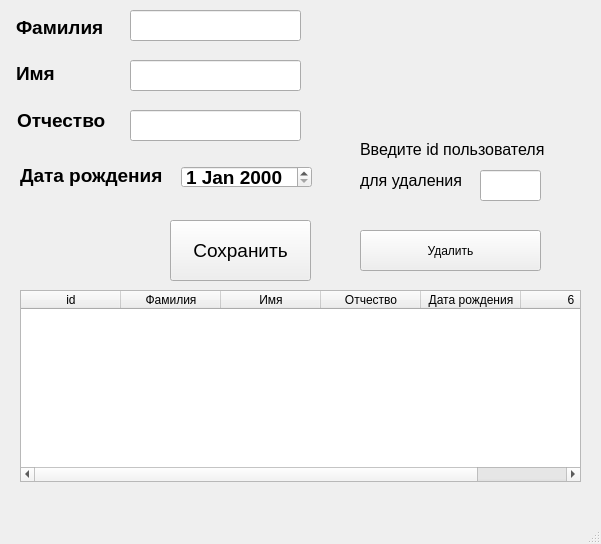
<?xml version="1.0" encoding="UTF-8"?>
<ui version="4.0">
 <class>MainWindow</class>
 <widget class="QMainWindow" name="MainWindow">
  <property name="geometry">
   <rect>
    <x>0</x>
    <y>0</y>
    <width>601</width>
    <height>544</height>
   </rect>
  </property>
  <property name="windowTitle">
   <string>MainWindow</string>
  </property>
  <widget class="QWidget" name="centralwidget">
   <widget class="QLineEdit" name="lineEdit">
    <property name="geometry">
     <rect>
      <x>130</x>
      <y>10</y>
      <width>171</width>
      <height>31</height>
     </rect>
    </property>
    <property name="text">
     <string/>
    </property>
   </widget>
   <widget class="QLineEdit" name="lineEdit_2">
    <property name="geometry">
     <rect>
      <x>130</x>
      <y>60</y>
      <width>171</width>
      <height>31</height>
     </rect>
    </property>
    <property name="text">
     <string/>
    </property>
   </widget>
   <widget class="QLineEdit" name="lineEdit_3">
    <property name="geometry">
     <rect>
      <x>130</x>
      <y>110</y>
      <width>171</width>
      <height>31</height>
     </rect>
    </property>
    <property name="text">
     <string/>
    </property>
   </widget>
   <widget class="QLabel" name="label">
    <property name="geometry">
     <rect>
      <x>16</x>
      <y>12</y>
      <width>91</width>
      <height>31</height>
     </rect>
    </property>
    <property name="font">
     <font>
      <family>Arial</family>
      <pointsize>14</pointsize>
      <weight>75</weight>
      <bold>true</bold>
     </font>
    </property>
    <property name="text">
     <string>Фамилия</string>
    </property>
   </widget>
   <widget class="QLabel" name="label_2">
    <property name="geometry">
     <rect>
      <x>16</x>
      <y>63</y>
      <width>91</width>
      <height>20</height>
     </rect>
    </property>
    <property name="font">
     <font>
      <family>Arial</family>
      <pointsize>14</pointsize>
      <weight>75</weight>
      <bold>true</bold>
     </font>
    </property>
    <property name="text">
     <string>Имя</string>
    </property>
   </widget>
   <widget class="QLabel" name="label_3">
    <property name="geometry">
     <rect>
      <x>17</x>
      <y>105</y>
      <width>91</width>
      <height>31</height>
     </rect>
    </property>
    <property name="font">
     <font>
      <family>Arial</family>
      <pointsize>14</pointsize>
      <weight>75</weight>
      <bold>true</bold>
     </font>
    </property>
    <property name="text">
     <string>Отчество</string>
    </property>
   </widget>
   <widget class="QLabel" name="label_4">
    <property name="geometry">
     <rect>
      <x>20</x>
      <y>160</y>
      <width>151</width>
      <height>31</height>
     </rect>
    </property>
    <property name="font">
     <font>
      <family>Arial</family>
      <pointsize>14</pointsize>
      <weight>75</weight>
      <bold>true</bold>
     </font>
    </property>
    <property name="text">
     <string>Дата рождения</string>
    </property>
   </widget>
   <widget class="QDateEdit" name="dateEdit">
    <property name="geometry">
     <rect>
      <x>181</x>
      <y>166</y>
      <width>131</width>
      <height>22</height>
     </rect>
    </property>
    <property name="font">
     <font>
      <family>Arial</family>
      <pointsize>14</pointsize>
      <weight>75</weight>
      <bold>true</bold>
     </font>
    </property>
   </widget>
   <widget class="QPushButton" name="pushButton">
    <property name="geometry">
     <rect>
      <x>170</x>
      <y>220</y>
      <width>141</width>
      <height>61</height>
     </rect>
    </property>
    <property name="font">
     <font>
      <family>Arial</family>
      <pointsize>14</pointsize>
     </font>
    </property>
    <property name="text">
     <string>Сохранить</string>
    </property>
   </widget>
   <widget class="QTableWidget" name="tableWidget">
    <property name="geometry">
     <rect>
      <x>20</x>
      <y>290</y>
      <width>561</width>
      <height>192</height>
     </rect>
    </property>
    <property name="styleSheet">
     <string notr="true"/>
    </property>
    <property name="editTriggers">
     <set>QAbstractItemView::DoubleClicked</set>
    </property>
    <property name="alternatingRowColors">
     <bool>false</bool>
    </property>
    <property name="sortingEnabled">
     <bool>true</bool>
    </property>
    <property name="rowCount">
     <number>0</number>
    </property>
    <property name="columnCount">
     <number>6</number>
    </property>
    <attribute name="horizontalHeaderHighlightSections">
     <bool>true</bool>
    </attribute>
    <attribute name="horizontalHeaderStretchLastSection">
     <bool>false</bool>
    </attribute>
    <attribute name="verticalHeaderVisible">
     <bool>false</bool>
    </attribute>
    <column>
     <property name="text">
      <string>id</string>
     </property>
    </column>
    <column>
     <property name="text">
      <string>Фамилия</string>
     </property>
    </column>
    <column>
     <property name="text">
      <string>Имя</string>
     </property>
    </column>
    <column>
     <property name="text">
      <string>Отчество</string>
     </property>
    </column>
    <column>
     <property name="text">
      <string>Дата рождения</string>
     </property>
    </column>
    <column/>
   </widget>
   <widget class="QPushButton" name="pushButton_2">
    <property name="geometry">
     <rect>
      <x>360</x>
      <y>230</y>
      <width>181</width>
      <height>41</height>
     </rect>
    </property>
    <property name="text">
     <string>Удалить</string>
    </property>
   </widget>
   <widget class="QLineEdit" name="lineEdit_4">
    <property name="geometry">
     <rect>
      <x>480</x>
      <y>170</y>
      <width>61</width>
      <height>31</height>
     </rect>
    </property>
   </widget>
   <widget class="QLabel" name="label_5">
    <property name="geometry">
     <rect>
      <x>360</x>
      <y>130</y>
      <width>191</width>
      <height>71</height>
     </rect>
    </property>
    <property name="text">
     <string>&lt;html&gt;&lt;head/&gt;&lt;body&gt;&lt;p&gt;&lt;span style=&quot; font-size:12pt;&quot;&gt;Введите id пользователя &lt;/span&gt;&lt;/p&gt;&lt;p&gt;&lt;span style=&quot; font-size:12pt;&quot;&gt;для удаления&lt;/span&gt;&lt;/p&gt;&lt;/body&gt;&lt;/html&gt;</string>
    </property>
   </widget>
   <widget class="QLabel" name="label_6">
    <property name="geometry">
     <rect>
      <x>360</x>
      <y>210</y>
      <width>181</width>
      <height>16</height>
     </rect>
    </property>
    <property name="styleSheet">
     <string notr="true">color: #f00</string>
    </property>
    <property name="text">
     <string/>
    </property>
   </widget>
   <zorder>lineEdit</zorder>
   <zorder>lineEdit_2</zorder>
   <zorder>lineEdit_3</zorder>
   <zorder>label</zorder>
   <zorder>label_2</zorder>
   <zorder>label_3</zorder>
   <zorder>label_4</zorder>
   <zorder>dateEdit</zorder>
   <zorder>pushButton</zorder>
   <zorder>tableWidget</zorder>
   <zorder>pushButton_2</zorder>
   <zorder>label_5</zorder>
   <zorder>lineEdit_4</zorder>
   <zorder>label_6</zorder>
  </widget>
  <widget class="QMenuBar" name="menubar">
   <property name="geometry">
    <rect>
     <x>0</x>
     <y>0</y>
     <width>601</width>
     <height>21</height>
    </rect>
   </property>
  </widget>
  <widget class="QStatusBar" name="statusbar"/>
  <action name="action">
   <property name="text">
    <string>Абитуриенты</string>
   </property>
  </action>
  <action name="action_3">
   <property name="text">
    <string>Специальности</string>
   </property>
  </action>
  <action name="action_4">
   <property name="text">
    <string>Курсы</string>
   </property>
  </action>
  <action name="action_5">
   <property name="text">
    <string>Уровни образования</string>
   </property>
  </action>
  <action name="action_6">
   <property name="text">
    <string>Формы обучения</string>
   </property>
  </action>
  <action name="action_7">
   <property name="text">
    <string>о программе</string>
   </property>
  </action>
  <action name="action_8">
   <property name="text">
    <string>документация</string>
   </property>
  </action>
  <action name="action_2">
   <property name="text">
    <string>справка</string>
   </property>
  </action>
 </widget>
 <resources/>
 <connections/>
</ui>
